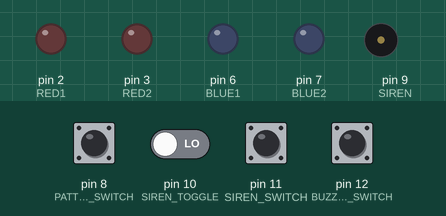
Simulated run of this sketch. Board: Arduino Uno, built with avr-gcc and run on an emulated ATmega328P. Parts: output pins drawn as LEDs (lit = HIGH), buzzer (waves = sounding). Dashed ring = blinking. The test bench sets the inputs (shaded band); at power-on: pin 8 (PATTERN_SWITCH), pin 10 (SIREN_TOGGLE), pin 11 (SIREN_SWITCH), pin 12 (BUZZER_SWITCH) LOW.

Above: at 1.8 s.
1.9 s: pin 8 (PATTERN_SWITCH) pulled HIGH for 0.15 s
At 3.96 s:
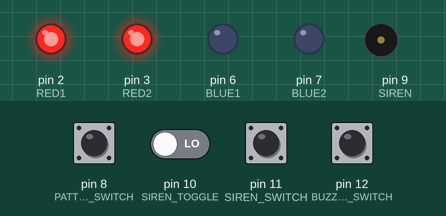
At 4.71 s:
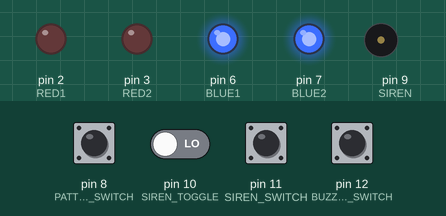
4.9 s: pin 10 (SIREN_TOGGLE) driven HIGH
7.9 s: pin 8 (PATTERN_SWITCH) pulled HIGH for 1 s
At 9.12 s:
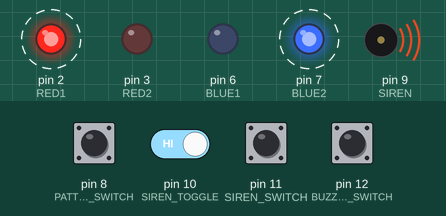
10.9 s: pin 10 (SIREN_TOGGLE) driven LOW
13.9 s: pin 8 (PATTERN_SWITCH) pulled HIGH for 1 s
At 15.87 s:
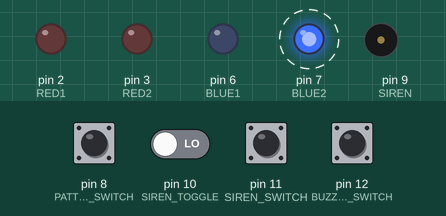
17.2 s: pin 10 (SIREN_TOGGLE) driven HIGH
Timing chart, 0 to 19.7 s (numbered marks = the images above; inputs shaded):
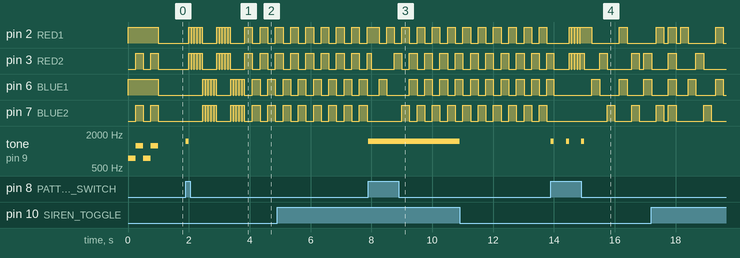

The sketch:

als.ino
```cpp
// Lightbar, siren and horn for Arduino
// (C) 2013 by Kees Leune <kees@leune.org>
// https://github.com/keesL/Arduino_Lights_
#include <EEPROM.h>
#include <math.h>

// pin definitions
const int RED1            = 2;
const int RED2            = 3;
const int BLUE1           = 6;
const int BLUE2           = 7;
const int maxLEDpin       = 8;

const int PATTERN_SWITCH  = 8;
const int SIREN           = 9;
const int SIREN_TOGGLE    = 10;
const int SIREN_SWITCH    = 11;
const int BUZZER_SWITCH   = 12;

// LED states
const int STATE_OFF       = 1;
const int STATE_RED       = 2;
const int STATE_BLUE      = 4;
const int STATE_RED1      = 8;
const int STATE_RED2      = 16;
const int STATE_BLUE1     = 32;
const int STATE_BLUE2     = 64;

// patterns
const int PATTERN_OFF     = 0;
const int PATTERN_ONE     = 1;
const int PATTERN_TWO     = 2;
const int PATTERN_THREE   = 3;
const int PATTERN_FOUR    = 4;
const int NUMPATTERNS     = 5;

// sirens
const int SIREN_ONE       = 0;  // wail
const int SIREN_TWO       = 1;  // sine wave
const int SIREN_THREE     = 2;  // two-tone
const int SIREN_FOUR      = 3;  // phaser
const int SIREN_FIVE      = 4;  // three-tone
const int NUMSIRENS       = 5;

// EEPROM
const int EEPROM_AUDIO = 0;

int *active_pattern;        // pointer to the array containing the active array
int pattern_size;           // number of elements in the pattern

int curr_siren = SIREN_FOUR;
int prev_siren = SIREN_ONE;
unsigned long prev_siren_change = 0;

int prev_pattern = PATTERN_OFF;
int curr_pattern = PATTERN_ONE;
unsigned long prev_pattern_change = 0;

// Blinking pattern
// { state (see above), duration in ms }
const int PATTERN0[] = {
  STATE_OFF, 500
};

const int PATTERN1[] = {
  // rapid red
  STATE_RED, 75,
  STATE_OFF, 15,
  STATE_RED, 75,
  STATE_OFF, 15,
  STATE_RED, 75,
  STATE_OFF, 15,
  STATE_RED, 75,
  STATE_OFF, 15,
  STATE_RED, 75,
  STATE_OFF, 15,

  // rapid blue
  STATE_BLUE, 75,
  STATE_OFF, 15,
  STATE_BLUE, 75,
  STATE_OFF, 15,
  STATE_BLUE, 75,
  STATE_OFF, 15,
  STATE_BLUE, 75,
  STATE_OFF, 15,
  STATE_BLUE, 75,
  STATE_OFF, 15,

  // rapid red
  STATE_RED, 75,
  STATE_OFF, 15,
  STATE_RED, 75,
  STATE_OFF, 15,
  STATE_RED, 75,
  STATE_OFF, 15,
  STATE_RED, 75,
  STATE_OFF, 15,
  STATE_RED, 75,
  STATE_OFF, 15,

  // rapid blue
  STATE_BLUE, 75,
  STATE_OFF, 15 ,
  STATE_BLUE, 75,
  STATE_OFF, 15,
  STATE_BLUE, 75,
  STATE_OFF, 15,
  STATE_BLUE, 75,
  STATE_OFF, 15,
  STATE_BLUE, 75,
  STATE_OFF, 15,

  // slow red-blue
  STATE_RED, 250,
  STATE_BLUE, 250,
  STATE_RED, 250,
  STATE_BLUE, 250,
  STATE_RED, 250,
  STATE_BLUE, 250,
  STATE_RED, 250,
  STATE_BLUE, 250,
  STATE_RED, 250,
  STATE_BLUE, 250,
  STATE_RED, 250,
  STATE_BLUE, 250,
  STATE_RED, 250,
  STATE_BLUE, 250,
  STATE_RED, 250,
  STATE_BLUE, 250,
  STATE_RED, 250,
  STATE_BLUE, 250,
  STATE_RED, 250,
  STATE_BLUE, 250,
  STATE_RED, 250,
  STATE_BLUE, 250,
  STATE_RED, 250,
  STATE_BLUE, 250,
  STATE_RED, 250,
  STATE_BLUE, 250
};

const int PATTERN2[] = {
  STATE_RED1, 250,
  STATE_BLUE1, 250,
  STATE_RED2, 250,
  STATE_BLUE2, 250,
  STATE_OFF, 150,
  STATE_RED1 | STATE_BLUE1, 250,
  STATE_OFF, 150,
  STATE_RED2 | STATE_BLUE2, 250,
  STATE_OFF, 150,
  STATE_RED2 | STATE_BLUE1, 250,
  STATE_OFF, 150,
  STATE_RED1 | STATE_BLUE2, 250,
  STATE_OFF, 150,
  STATE_RED | STATE_BLUE, 250,
  STATE_OFF, 150
};

const int PATTERN3[] = {
  STATE_RED1, 250,
  STATE_RED2, 250,
  STATE_BLUE1, 250,
  STATE_BLUE2, 250,
  STATE_BLUE1, 250,
  STATE_RED2, 250,
};

const int PATTERN4[] = {
  STATE_RED1 | STATE_BLUE2, 250,
  STATE_RED2 | STATE_BLUE1, 250
};

// basic settings for the siren
const int DEVIATION = 300;
const int BASE = 800;

// EEPROM variable to indicate audio lock
int audio;

int x = 0;
bool do_init = false;
unsigned long nextPatternChange = 0;
unsigned int currentPatternOffset = 0;


/*******************************************
 * START OF CODE
 *******************************************/

// change the blinking pattern
void change_pattern() {
  unsigned long now = millis();

  if (now - prev_pattern_change < 500) {
    return;
  }

  if (curr_pattern != prev_pattern) {
    tone(SIREN, 1500, 100);
    delay(100);

    prev_pattern = curr_pattern;
    curr_pattern = curr_pattern + 1;
    curr_pattern = curr_pattern % NUMPATTERNS;
    prev_pattern_change = now;

    switch (curr_pattern) {
    case PATTERN_OFF:
      active_pattern = (int *) PATTERN0;
      pattern_size = sizeof(PATTERN0) / (2*sizeof(int));
      break;

    case PATTERN_ONE:
      active_pattern = (int *) PATTERN1;
      pattern_size = sizeof(PATTERN1) / (2*sizeof(int));
      break;

    case PATTERN_TWO:
      active_pattern = (int *) PATTERN2;
      pattern_size = sizeof(PATTERN2) / (2*sizeof(int));
      break;

    case PATTERN_THREE:
      active_pattern = (int *) PATTERN3;
      pattern_size = sizeof(PATTERN3) / (2*sizeof(int));
      break;

    case PATTERN_FOUR:
      active_pattern = (int *) PATTERN4;
      pattern_size = sizeof(PATTERN4) / (2*sizeof(int));
      break;
    }

    currentPatternOffset = 0;
    nextPatternChange = now;
  }
}

void change_siren() {
  unsigned long now = millis();

  if (now - prev_siren_change < 500)
    return;
  if (curr_siren != prev_siren) {
    tone(SIREN, 1000, 100);
    delay(100);

    prev_siren = curr_siren;
    curr_siren = curr_siren + 1;
    curr_siren = curr_siren % NUMSIRENS;
    prev_siren_change = now;
  }
}

void siren() {
  float frequency;

  // play siren
  if (audio) {
    // reset the siren loop
    switch (curr_siren) {

      // typical US police siren
    case SIREN_ONE:
      if (x <= 666 ) // 2000/3
        frequency = (int) (BASE + 3.0 * DEVIATION / 2000 * x);
      else
        frequency = (int) (BASE + DEVIATION - (x - 666) * 3.0 * DEVIATION / 4000 );

      x = (x + 1) % 2000;
      tone(SIREN, frequency);
      break;

      // clean sine wave
    case SIREN_TWO:
      frequency = (int) (BASE + DEVIATION*sin(2.0 * PI * x / 2000));
      x = (x + 1) % 2000;
      tone(SIREN, frequency);
      break;

      // two tone
    case SIREN_THREE:
      if (x < 2000)
        frequency = 375;
      else
        frequency = 500;
      x = (x + 1) % 4000;
      tone(SIREN, frequency);
      break;

      // phaser siren
    case SIREN_FOUR:
      frequency = (int) (BASE + DEVIATION*sin(2.0 * PI * x / 250));
      x = (x + 1) % 250;
      tone(SIREN, frequency);
      break;

      // old fashioned three-tone Dutch ambulance
    case SIREN_FIVE:
      if (x < 2500)
        frequency = 392;
      else if (x < 5000)
        frequency = 659;
      else if (x < 7500)
        frequency = 523;
      else
        frequency = 659;
      x = (x+1) % 10000;
      tone(SIREN, frequency);
      break;
    }
  }
}

void setup()
{
  int i;

  pinMode(RED1, OUTPUT);
  pinMode(RED2, OUTPUT);
  pinMode(BLUE1, OUTPUT);
  pinMode(BLUE2, OUTPUT);

  pinMode(SIREN, OUTPUT);
  pinMode(SIREN_TOGGLE, INPUT);
  pinMode(BUZZER_SWITCH, INPUT);
  pinMode(PATTERN_SWITCH, INPUT);
  pinMode(SIREN_SWITCH, INPUT);

  // check if audio lock is engaged. default to off
  audio = EEPROM.read(EEPROM_AUDIO);
  if (audio == 255) {
    audio = 1;
  }

  // do we need to toggle the audio lock
  if (digitalRead(BUZZER_SWITCH) == HIGH) {
    audio = audio ? 0 : 1;
    digitalWrite(RED1, HIGH);
    digitalWrite(BLUE1, HIGH);
    EEPROM.write(EEPROM_AUDIO, audio);
    delay(250);
    digitalWrite(RED1, LOW);
    digitalWrite(BLUE1, LOW);
  }

  prev_pattern = PATTERN_ONE;
  curr_pattern = PATTERN_OFF;
  active_pattern = (int *) PATTERN0;
  pattern_size = sizeof(PATTERN0) / (2 * sizeof(int));
  prev_siren = SIREN_ONE;
  curr_siren = SIREN_FOUR;
  do_init = true;
}

void loop() {
  unsigned long now = millis();
  int ledState[maxLEDpin];
  int *p;

  // signal on successful startup or reset
  if (do_init) {
    do_init = false;
    for (int i=0; i<2; i++) {
      tone(SIREN, 750, 250);
      digitalWrite(RED1, HIGH);
      digitalWrite(BLUE1, HIGH);
      delay(250);
      digitalWrite(RED2, HIGH);
      digitalWrite(BLUE2, HIGH);
      tone(SIREN, 1250, 250);
      delay(250);
      noTone(SIREN);
      digitalWrite(RED1, LOW);
      digitalWrite(RED2, LOW);
      digitalWrite(BLUE1, LOW);
      digitalWrite(BLUE2, LOW);
    }
  }

  // light state change
  if (now > nextPatternChange) {
    p = (int *) &active_pattern[2*currentPatternOffset];
    nextPatternChange = now + p[1];

    ledState[RED1]  = LOW;
    ledState[RED2]  = LOW;
    ledState[BLUE1] = LOW;
    ledState[BLUE2] = LOW;

    if ((p[0] & STATE_RED) == STATE_RED)     {
      ledState[RED1]  = HIGH;
      ledState[RED2] = HIGH;
    };
    if ((p[0] & STATE_BLUE) == STATE_BLUE)   {
      ledState[BLUE1] = HIGH;
      ledState[BLUE2] = HIGH;
    };
    if ((p[0] & STATE_RED1) == STATE_RED1)   {
      ledState[RED1]  = HIGH;
    }
    if ((p[0] & STATE_RED2) == STATE_RED2)   {
      ledState[RED2]  = HIGH;
    }
    if ((p[0] & STATE_BLUE1) == STATE_BLUE1) {
      ledState[BLUE1] = HIGH;
    }
    if ((p[0] & STATE_BLUE2) == STATE_BLUE2) {
      ledState[BLUE2] = HIGH;
    }

    digitalWrite(RED1, ledState[RED1]);
    digitalWrite(RED2, ledState[RED2]);
    digitalWrite(BLUE1, ledState[BLUE1]);
    digitalWrite(BLUE2, ledState[BLUE2]);

    currentPatternOffset = currentPatternOffset + 1;
    currentPatternOffset = currentPatternOffset % pattern_size;
  }

  // do we need to switch the light pattern?
  if (digitalRead(PATTERN_SWITCH) == HIGH) {
    change_pattern();
  }

  // do we need to switch the siren?
  if (digitalRead(SIREN_SWITCH) == HIGH) {
    change_siren();
  }

  // is audio enabled?
  if (audio) {
    if (digitalRead(BUZZER_SWITCH) == HIGH)  {
      tone(SIREN, 200, 10);
    }
    else {
      // do we need to switch the light pattern?
      if (digitalRead(SIREN_TOGGLE) == HIGH) {
        siren();
      }
      else
        noTone(SIREN);
    }
  }
}

// EOF
```

Measured:
- after the input at 1.9 s, tone on pin 9 (SIREN): silent → 1500 Hz at once, → silent 0.10 s later
- after the input at 7.9 s, tone on pin 9 (SIREN): silent → 1500 Hz at once
- after the input at 13.9 s, pin 7 (BLUE2): alternates HIGH for 0.25 s and LOW for 0.55 s, starting after 1.9 s; tone on pin 9 (SIREN): alternates 1500 Hz for 0.10 s and silent for 0.40 s, 6 changes in all, then stays silent, starting at once
- by itself, pin 7 (BLUE2): alternates HIGH for 0.25 s and LOW for 0.25 s
- by itself, tone on pin 9 (SIREN): plays 750 Hz for 0.25 s, 1250 Hz for 0.25 s, 750 Hz for 0.25 s, 1250 Hz for 0.25 s
